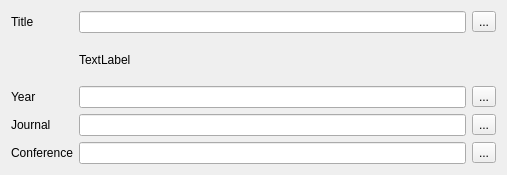
<?xml version="1.0" encoding="UTF-8"?>
<ui version="4.0">
 <class>TitlePage</class>
 <widget class="QWidget" name="TitlePage">
  <property name="geometry">
   <rect>
    <x>0</x>
    <y>0</y>
    <width>507</width>
    <height>175</height>
   </rect>
  </property>
  <property name="windowTitle">
   <string>Form</string>
  </property>
  <layout class="QGridLayout" name="gridLayout">
   <item row="0" column="0">
    <widget class="QLabel" name="label">
     <property name="text">
      <string>Title</string>
     </property>
    </widget>
   </item>
   <item row="3" column="1">
    <widget class="QLineEdit" name="journalEdit"/>
   </item>
   <item row="3" column="0">
    <widget class="QLabel" name="label_3">
     <property name="text">
      <string>Journal</string>
     </property>
    </widget>
   </item>
   <item row="0" column="1">
    <widget class="QLineEdit" name="titleEdit"/>
   </item>
   <item row="2" column="0">
    <widget class="QLabel" name="label_2">
     <property name="text">
      <string>Year</string>
     </property>
    </widget>
   </item>
   <item row="4" column="0">
    <widget class="QLabel" name="label_4">
     <property name="text">
      <string>Conference</string>
     </property>
    </widget>
   </item>
   <item row="4" column="1">
    <widget class="KLineEdit" name="conferenceEdit"/>
   </item>
   <item row="2" column="1">
    <widget class="QLineEdit" name="yearEdit"/>
   </item>
   <item row="0" column="2">
    <widget class="QToolButton" name="titleButton">
     <property name="text">
      <string>...</string>
     </property>
    </widget>
   </item>
   <item row="2" column="2">
    <widget class="QToolButton" name="yearButton">
     <property name="text">
      <string>...</string>
     </property>
    </widget>
   </item>
   <item row="3" column="2">
    <widget class="QToolButton" name="journalButton">
     <property name="text">
      <string>...</string>
     </property>
    </widget>
   </item>
   <item row="4" column="2">
    <widget class="QToolButton" name="conferenceButton">
     <property name="text">
      <string>...</string>
     </property>
    </widget>
   </item>
   <item row="1" column="1">
    <widget class="QLabel" name="titleInfoLabel">
     <property name="text">
      <string>TextLabel</string>
     </property>
    </widget>
   </item>
  </layout>
 </widget>
 <customwidgets>
  <customwidget>
   <class>KLineEdit</class>
   <extends>QLineEdit</extends>
   <header>klineedit.h</header>
  </customwidget>
 </customwidgets>
 <tabstops>
  <tabstop>titleEdit</tabstop>
  <tabstop>yearEdit</tabstop>
  <tabstop>journalEdit</tabstop>
  <tabstop>conferenceEdit</tabstop>
 </tabstops>
 <resources/>
 <connections/>
</ui>
